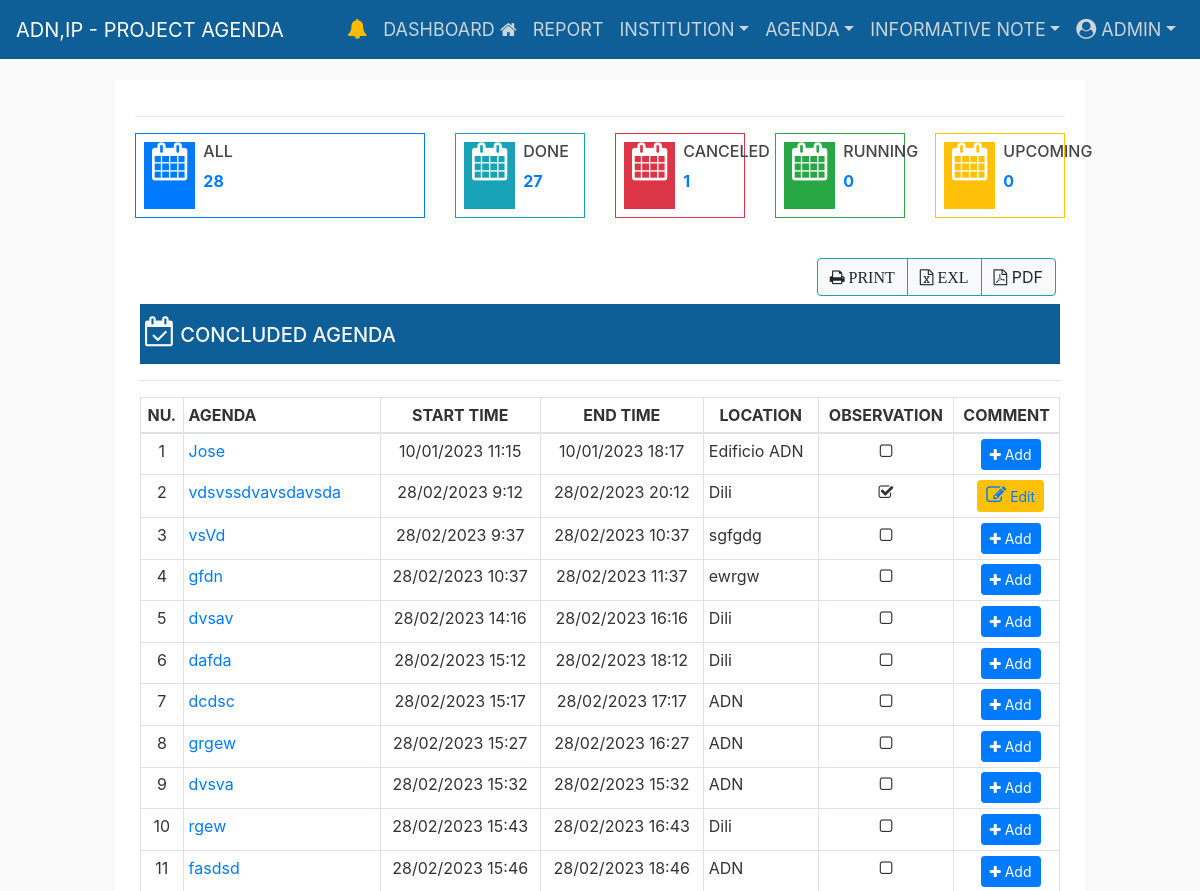
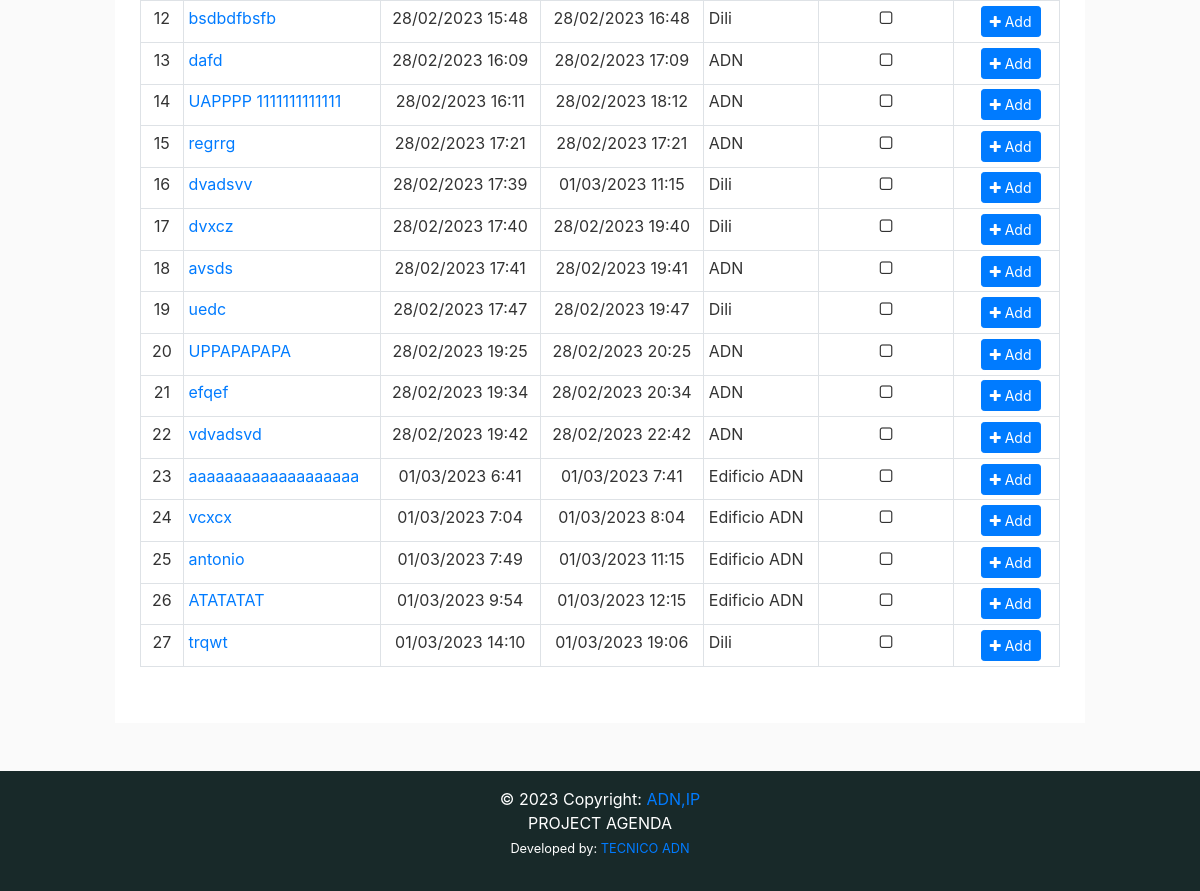
The app's page /concluded-agenda/ (signed in), older data (2 pictures, top to bottom).
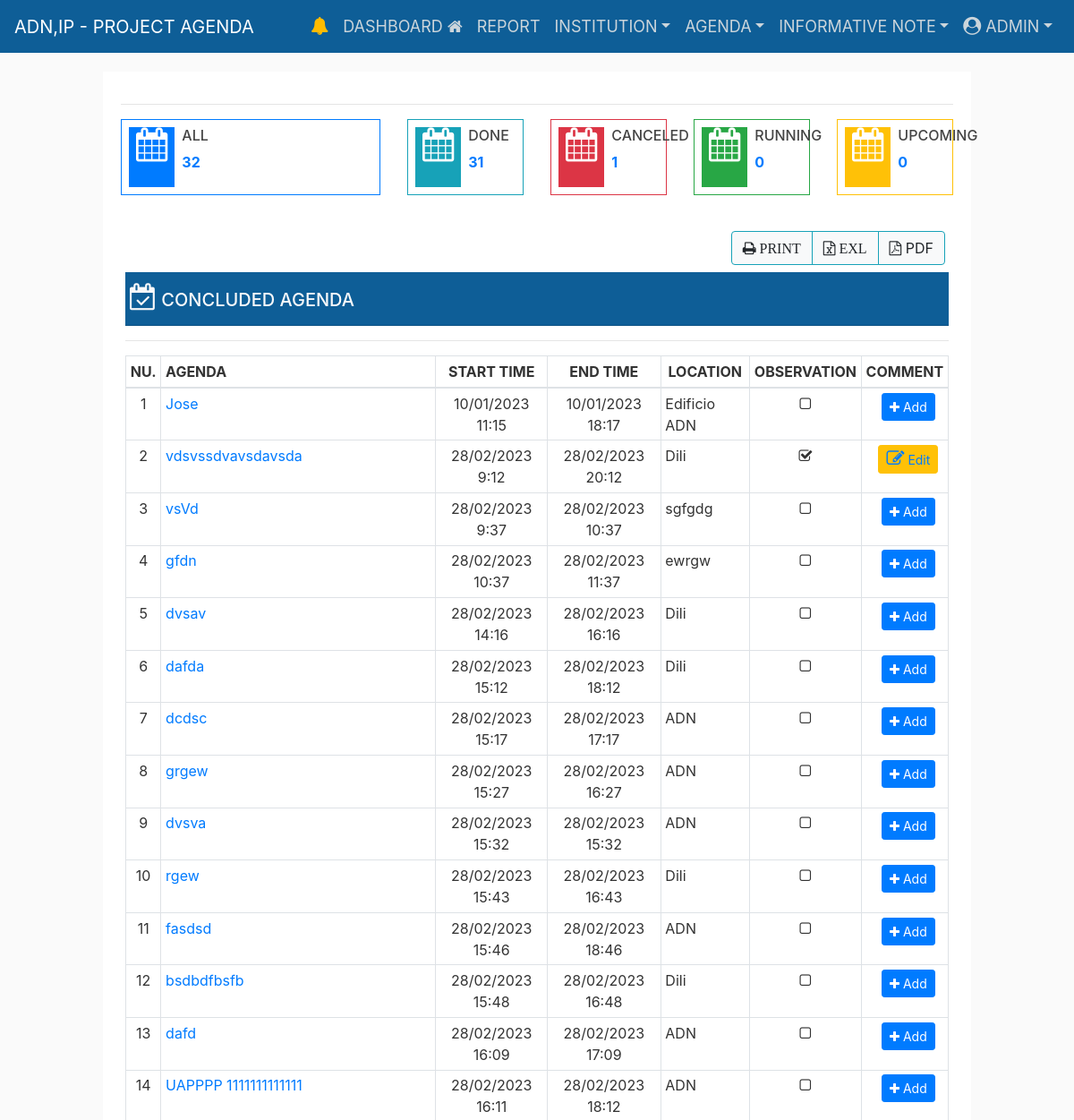
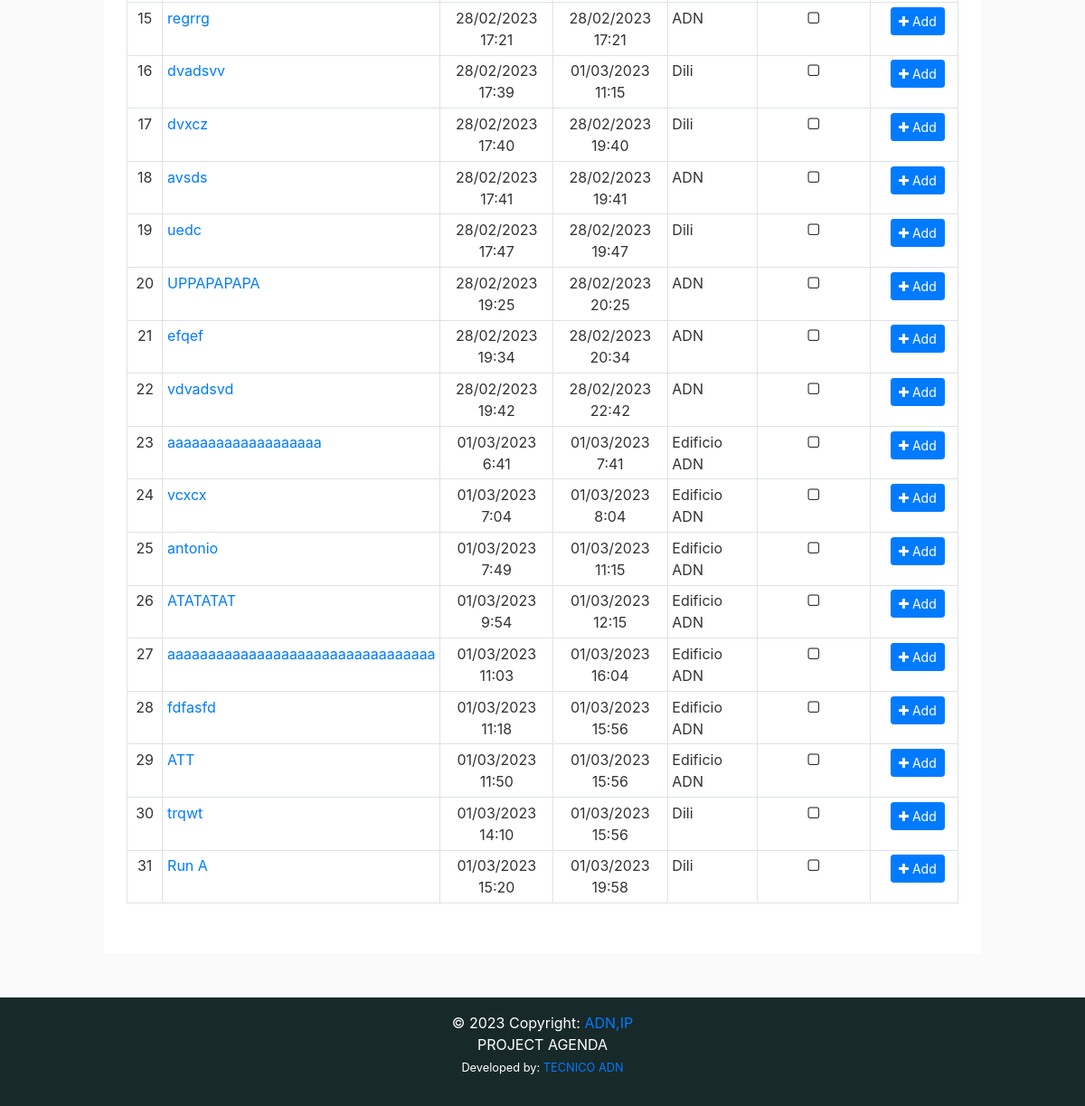
The same page, newer data (2 pictures, top to bottom).
### eventapps/event/models.py (models this page shows, shortened)
class Agenda(models.Model):
    user = models.ForeignKey(
        User, on_delete=models.CASCADE, related_name="agenda")
    title = models.CharField(
        max_length=255, unique=True, verbose_name='Agenda')
    title_slug = models.SlugField(
        max_length=255, null=False, unique=True, verbose_name='Title-Slug')
    catagenda = models.ForeignKey(
        CatAgenda, on_delete=models.CASCADE, related_name="agenda", verbose_name="Category Agenda")
    institution = models.ForeignKey(
        Institution, on_delete=models.CASCADE, related_name="agenda", verbose_name="Institution")
    start_time = models.DateTimeField()
    end_time = models.DateTimeField()
    location = models.CharField(max_length=255, null=False, blank=True)
    observation = models.TextField(null=False, blank=True)
    is_cancel = models.BooleanField(default=False)
    is_active = models.BooleanField(default=True)
    STATUS = (
        ('Pending', 'Pending'),
        ('Read', 'Read'),
    )
    status = models.CharField(max_length=20, choices=STATUS)
    created_at = models.DateTimeField(auto_now_add=True)
    updated_at = models.DateTimeField(auto_now=True)
    class Meta:
        verbose_name_plural = ("Agenda")
        ordering = ('-start_time', )

### eventapps/event/views.py (the view)
# urls.py: path('concluded-agenda/', views.concludedAgenda_list,
@login_required(login_url="/login/")
def concludedAgenda_list(request):
    context = {
    }
    return render(request, 'event/concluded_agenda.html', context)

### eventapps/templates/event/concluded_agenda.html (shortened to what the changed rows need)
{% extends "layouts/base.html" %}
{% load static %}
{% block content %}
<div class="row d-flex justify-content-center ">
  <div class="col-sm-12">
    <div class="border-info shadow-lg bg-white">
      <div class="card-body">
        <div class="row">
          <div class="col-md-6 col-lg-4">
            <div class="widget-small border border-primary d-flex justify-content-left p-2">
              <div class="pl-2">
                <a href="{%url 'completedAgenda_list' %}">
                  <p><b>{{ agenda_count }}</b></p>
                </a>
              </div>
            </div>
          </div>
          <div class="col-md-6 col-lg-2">
            <div class="widget-small border border-info d-flex justify-content-left p-2">
              <div class="pl-2">
                <a href="{%url 'concludedAgenda_list' %}">
                  <p><b>{{ concluded_agenda_count }}</b></p>
                </a>
              </div>
            </div>
          </div>
          <div class="col-md-12 pt-3">
            <div class="row">
              <div class="card-body">
                <section id='no-more-tables'>
                  <table class="table table-bordered table-sm" id="example" width="100%" cellspacing="0">
                    <thead>
                      <tr>
                        <th class='text-center'>NU.</th>
                        <th>AGENDA</th>
                        <th class='text-center'>START TIME</th>
                        <th class='text-center'>END TIME</th>
                        <th class='text-center'>LOCATION</th>
                        <th class='text-center'>OBSERVATION</th>
                        {% if user.is_authenticated %}
                        {% if user.groups.all.0.name != "gp_cord" %}
                        <th class='text-center'>COMMENT</th>
                        {% endif %}
                        {% endif %}
                      </tr>
                    </thead>
                    <tbody>
                      {% for obj in concluded_agenda %}
                      <tr>
                        <td class='text-center'>{{ forloop.counter }}</td>
                        <td data-title="Title">
                          <a href="{% url 'concludedAgenda_list_detail' title_slug=obj.title_slug %}"
                            class="float-left">
                            {{obj.title }}</a>
                        </td>
                        <td style="text-align:center;">{{obj.start_time|date:"d/m/Y G:i" }}</td>
                        <td style="text-align:center;">{{ obj.end_time|date:"d/m/Y G:i" }}</td>
                        <td data-title="end time">{{ obj.location }} </td>
                        {% if obj.observation == "" %}
                        <td class='text-center'><i class="fa fa-square-o"></i>
                        </td>
                        {% else %}
                        <td class='text-center'><i class="fa fa-check-square-o"></i>
                        </td>
                        {% endif %}
                        {% if user.is_authenticated %}
                        {% if user.groups.all.0.name != "gp_cord" %}
                        <td data-title="Title" style="text-align:center;">
                          {% if obj.observation == "" %}
                          <button type="button" class="btn btn-primary btn-sm ml-2">
                            <span class="fa fa-plus"></span><a class="text-white"
                              href="{% url 'commentCoAgenda_add' pk=obj.pk %}" role="button">
                              Add</a></button>
                          {% else %}
                          <button type="button" class="btn btn-warning btn-sm ml-2">
                            <a href="{% url 'commentCoAgenda_add' pk=obj.pk %}" data-toggle="tooltip" title="Edit"><i
                                class='fa fa-edit' style='font-size:20px'></i>
                              Edit</a>
                          </button>
                          {% endif %}
                          {% endif %}
                          {% endif %}
                        </td>
                      </tr>
                      {% endfor %}
                    </tbody>
                  </table>
                </section>
              </div>
            </div>
          </div>
        </div>
      </div>
    </div>
  </div>
  {% endblock %}

Row changes from the older to the newer data that the page shows:
added Agenda: title "aaaaaaaaaaaaaaaaaaaaaaaaaaaaaaaaa", start_time "01/03/2023 11:03", end_time "01/03/2023 16:04", location "Edificio ADN", observation "Add"
added Agenda: title "fdfasfd", start_time "01/03/2023 11:18", end_time "01/03/2023 15:56", location "Edificio ADN", observation "Add"
added Agenda: title "ATT", start_time "01/03/2023 11:50", end_time "01/03/2023 15:56", location "Edificio ADN", observation "Add"
changed Agenda "trqwt": end_time "01/03/2023 19:06" → "01/03/2023 15:56"
added Agenda: title "Run A", start_time "01/03/2023 15:20", end_time "01/03/2023 19:58", location "Dili", observation "Add"
Text that changed along with them:
{{ agenda_count }}: "28" → "32"
{{ concluded_agenda_count }}: "27" → "31"
